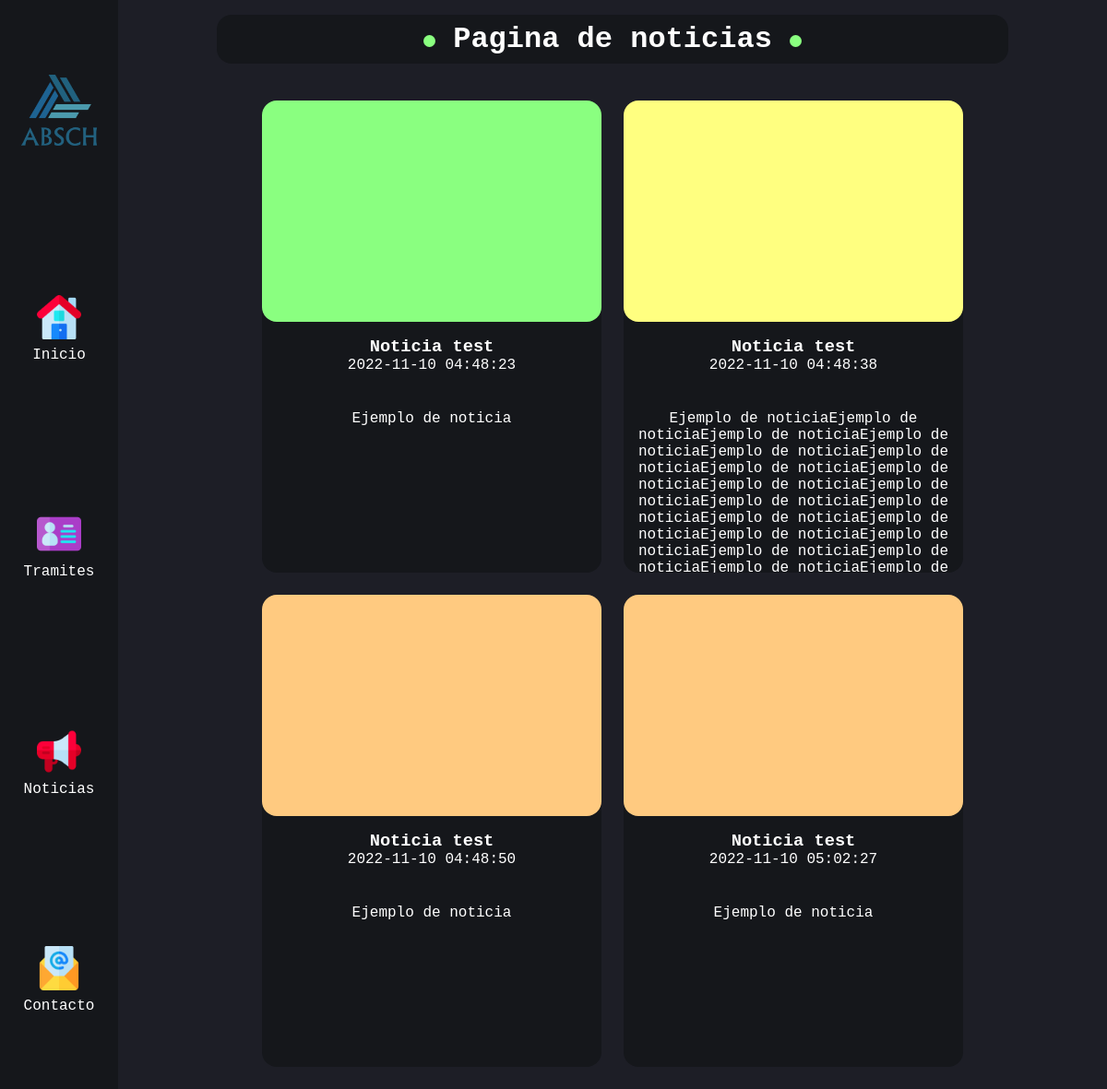
Screenshot of /noticias/ with the database file from the repository.
### tables this page shows
CREATE TABLE news (
	id INTEGER PRIMARY KEY AUTOINCREMENT,
	created TIMESTAMP DEFAULT CURRENT_TIMESTAMP NOT NULL,
	title TEXT NOT NULL,
	content TEXT NOT NULL
);

### app.py (the view)
@app.route("/noticias/")
def news():
	conn = get_db()
	rows = conn.execute("SELECT * FROM news").fetchall()
	conn.close()
	news = {
		"news": []
	}
	for item in rows:
		news["news"].append({"id": item["id"], "created": item["created"], "title": item["title"], "content": item["content"]})
	return render_template("news.html", news=news["news"])

### app.py (called while the page is built)
def get_db():
	conn = sqlite3.connect("/home/canawop400/absch/database.db")
	conn.row_factory = sqlite3.Row
	return conn

### templates/news.html (shortened to what this page needs)
<!DOCTYPE html>
<html lang="es">
	<head>
		<link type="text/css" rel="stylesheet" href="/static/styles/styles.css">
	</head>
	<body>
		<div class="main-container">
			<nav id="navbar">
				<a href="/" class="navbar-container" id="app-logo-a">
					<img src="/static/images/logo.png" id=app-logo>
				</a>
				<a href="/" class="navbar-container">
					<img src="/static/images/home.png" class="navbar-icon">
					<span>Inicio</span>
				</a>
				<a href="/tramites/" class="navbar-container">
					<img src="/static/images/procedures.png" class="navbar-icon">
					<span>Tramites</span>
				</a>
				<a href="/noticias/" class="navbar-container">
					<img src="/static/images/news.png" class="navbar-icon">
					<span>Noticias</span>
				</a>
				<a href="/contacto/" class="navbar-container">
					<img src="/static/images/contact.png" class="navbar-icon">
					<span>Contacto</span>
				</a>
			</nav>
			<main id="main">
				<header>
					<h1 id="page-title">
						<span class="title-decorator"></span>
						Pagina de noticias
						<span class="title-decorator"></span>
					</h1>
				</header>
				<section id="news-wrapper">
					{% for new in news %}
						<div class="new">
							<div class="new-image"></div>
							<div class="new-text-container">
								<div class="new-header">
									<h3>{{ new["title"] }}</h3>
									<span class="new-date">{{ new["created" ]}}</span>
								</div>
								<div class="new-text">
									<p>{{ new["content"] }}</p>
								</div>
							</div>
						</div>
					{% endfor %}
				</section>
			</main>
		</div>
	</body>
</html>

### static/styles/styles.css (style rules this page uses)
* { margin: 0px; padding: 0px; box-sizing: border-box; }
html { font-family: Consolas, monospace, sans-serif; font-size: 100%; color: white; }
:root { --color-green: #8AFF80; --color-soft-orange: #FFCA80; --color-pink: #FF80BF; --color-purple: #9580FF; --color-orange: #FF9580; --color-yellow: #FFFF80; --color-black: #15171B; --color-gray: #1D1E26; }
.main-container { display: flex; width: 100vw; height: 100vh; }
#navbar { display: flex; flex-direction: column; justify-content: space-around; align-items: center; width: 8rem; background-color: var(--color-black); }
.navbar-container { display: flex; flex-direction: column; align-items: center; gap: 0.5rem; }
.navbar-icon { width: 3rem; }
a { text-decoration: none; color: white; }
#app-logo { width: 8rem; }
#main { display: flex; flex-direction: column; flex-grow: 1; background-color: var(--color-gray); }
header { margin: 1rem auto; width: 80%; padding: 0.5rem; border-radius: 1rem; background-color: var(--color-black); }
h1 { text-align: center; }
.title-decorator { display: inline-block; width: 0.8rem; height: 0.8rem; border-radius: 100%; background-color: var(--color-green); }
#news-wrapper { display: flex; justify-content: center; flex-wrap: wrap; gap: 1.5rem; overflow-y: auto; padding: 1.5rem; flex-grow: 1; }
.new { display: flex; flex-direction: column; width: 23rem; height: 32rem; border-radius: 1rem; background-color: #15171B; }
.new-image { height: 15rem; width: 100%; border-radius: 1rem; }
.new-text-container { display: flex; flex-direction: column; justify-content: normal; gap: 1rem; height: 17rem; text-align: center; }
.new-header { margin: 1rem 0rem; }
.new-text { padding: 0.5rem; overflow: auto; }

### rows the page displays
news: title "Noticia test", created "2022-11-10 04:48:23", content "Ejemplo de noticia"
news: title "Noticia test", created "2022-11-10 04:48:38", content "Ejemplo de noticiaEjemplo de noticiaEjemplo de noticiaEjemplo de noticiaEjemplo de noticiaEjemplo de noticiaEjemplo de noticiaEjemplo de noticiaEjemplo de noticiaEjemplo de noticiaEjemplo de noticiaEjemplo de noticiaEjemplo de noticiaEjemplo de noticiaEjemplo de noticiaEjemplo de noticiaEjemplo de noticiaEjemplo de noticiaEjemplo de noticiaEjemplo de…"
news: title "Noticia test", created "2022-11-10 04:48:50", content "Ejemplo de noticia"
news: title "Noticia test", created "2022-11-10 05:02:27", content "Ejemplo de noticia"
